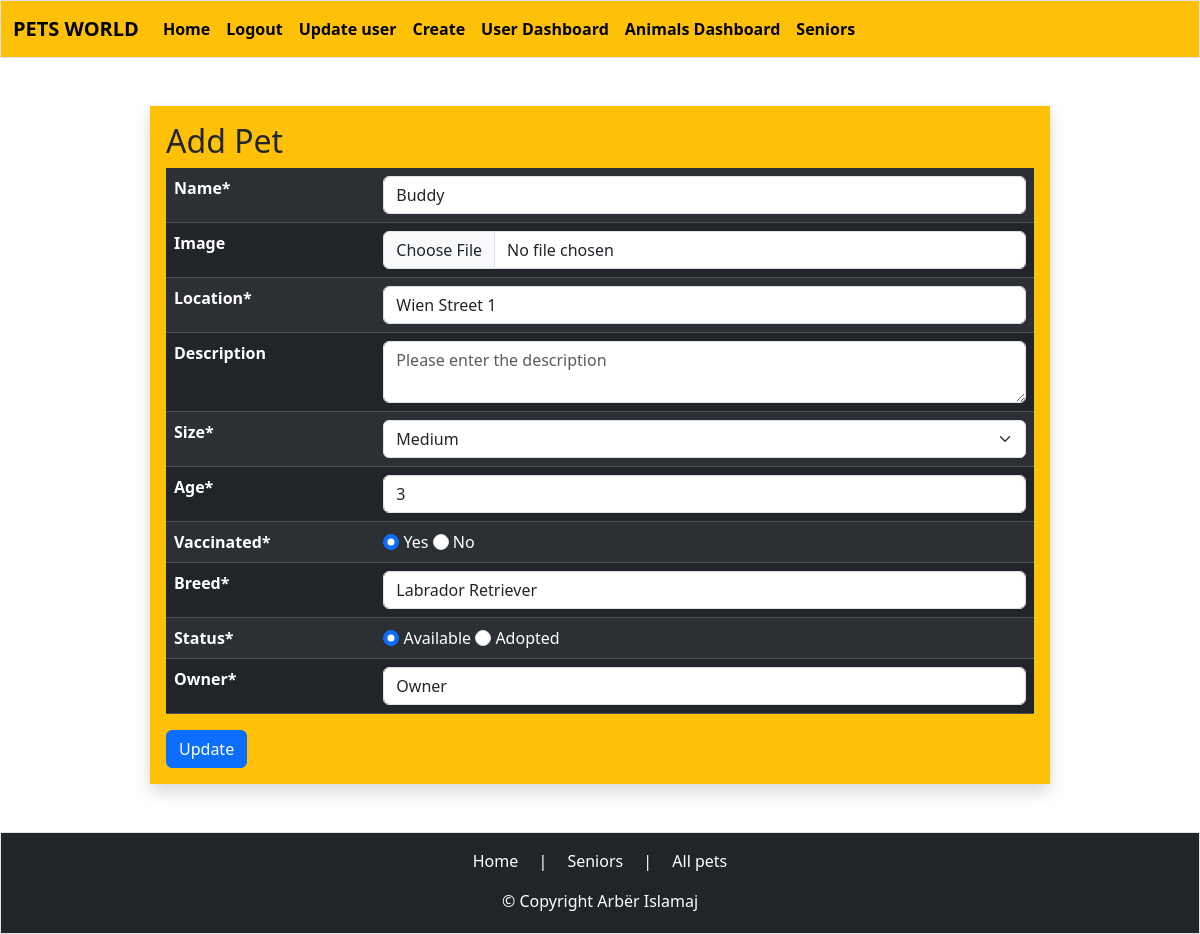
Page /animals/update.php?petID=1 (signed in) on the committed database.
### tables this page shows
CREATE TABLE `animals` (
  `petID` int(11) NOT NULL,
  `name` varchar(50) NOT NULL,
  `picture` varchar(255) DEFAULT NULL,
  `location` varchar(255) NOT NULL,
  `description` text DEFAULT NULL,
  `size` varchar(50) NOT NULL,
  `age` int(11) NOT NULL,
  `vaccinated` varchar(50) NOT NULL,
  `breed` varchar(50) NOT NULL,
  `status` varchar(50) NOT NULL
);

### animals/update.php (the view, shortened to what this page needs)
<?php
require_once '../components/db_connect.php';
if (isset($_GET["petID"]) && !empty($_GET["petID"])) {
    $id = $_GET["petID"];
    $sql = "SELECT * FROM `animals` WHERE `petID` = $id";
    $result = mysqli_query($conn, $sql);
    $row = mysqli_fetch_assoc($result);
}
?>
<!DOCTYPE html>
<html lang="en">
<head>
    <link href="https://cdn.jsdelivr.net/npm/bootstrap@5.3.2/dist/css/bootstrap.min.css" rel="stylesheet">
</head>
<body>
    <?php require_once '../components/navbar.php' ?>
    <div class="container w-75 bg-warning shadow mt-5 mb-5 p-3">
        <fieldset class="">
            <h2>Add Pet</h2>
            <form action="" method="POST" enctype="multipart/form-data">
                <table class="table table-dark table-striped table-hover">
                    <tbody>
                        <tr>
                            <th>
                                Name*
                            </th>
                            <td>
                                <input type="text" name="name" class="form-control" placeholder="Please enter the pet name" value="<?= $row["name"] ?>" required>
                            </td>
                        </tr>
                        <tr>
                            <th>
                                Image
                            </th>
                            <td>
                                <input type="file" name="picture" class="form-control" placeholder="Please upload an image">
                            </td>
                        </tr>
                        <tr>
                            <th>
                                Location*
                            </th>
                            <td>
                                <input type="text" name="location" class="form-control" placeholder="Please enter the location" value="<?= $row["location"]; ?>" required>
                            </td>
                        </tr>
                        <tr>
                            <th>
                                Description
                            </th>
                            <td>
                                <textarea type="text" name="description" class="form-control" placeholder="Please enter the description"></textarea>
                            </td>
                        </tr>
                        <tr>
                            <th>
                                Size*
                            </th>
                            <td>
                                <select type="select" name="size" class="form-select" aria-label="Default select example" placeholder="Please select the size" required>
                                    <option <?php echo $row["size"] == "medium" ? "selected" : "" ?> value="medium">Medium</option>
                                </select>
                            </td>
                        </tr>
                        <tr>
                            <th>
                                Age*
                            </th>
                            <td>
                                <input class="form-control" type="text" name="age" placeholder="Please enter the age" value="<?= $row["age"]; ?>" required>
                            </td>
                        </tr>
                        <tr>
                            <th>
                                Vaccinated*
                            </th>
                            <td>
                                <input class="form-check-input" name="vaccinated" value="Yes" type="radio" required checked>
                                <label class="form-check-label" <?php echo $row["vaccinated"] == "1" ? "selected" : "" ?> for="yesRadio">Yes</label>
                                <input class="form-check-input" name="vaccinated" value="no" type="radio" required>
                                <label class="form-check-label" <?php echo $row["vaccinated"] == "0" ? "selected" : "" ?> for="noRadio">No</label>
                            </td>
                        </tr>
                        <tr>
                            <th>
                                Breed*
                            </th>
                            <td>
                                <input class="form-control" value="<?= $row["breed"]; ?>" type="text" name="breed" placeholder="Please enter the publisher name" required>
                            </td>
                        </tr>
                        <tr>
                            <th>
                                Status*
                            </th>
                            <td>
                                <input class="form-check-input" name="status" value="available" type="radio" required checked>
                                <label <?php echo $row["status"] == "available" ? "selected" : "" ?> class="form-check-label" for="availableRadio">Available</label>
                                <input class="form-check-input" name="status" value="adopted" type="radio" required>
                                <label <?php echo $row["status"] == "adopted" ? "selected" : "" ?> class="form-check-label" for="adoptedRadio">Adopted</label>
                            </td>
                        </tr>
                        <tr>
                            <th>
                                Owner*
                            </th>
                            <td>
                                <select name="adoption" class="form-control">
                                    <option value="0">Owner</option>
                                </select>
                            </td>
                        </tr>
                    </tbody>
                </table>
                <input type="submit" value="Update" name="create" class="btn btn-primary">
            </form>
        </fieldset>
    </div>
    <?php require_once '../components/footer.php' ?>
</body>
</html>

### animals/update.php (style rules this page uses)
body { min-height: 100vh; display: flex; flex-direction: column; }

### rows in the picture
animals: name "Buddy", location "Wien Street 1", size "Medium", age "3", breed "Labrador Retriever"
